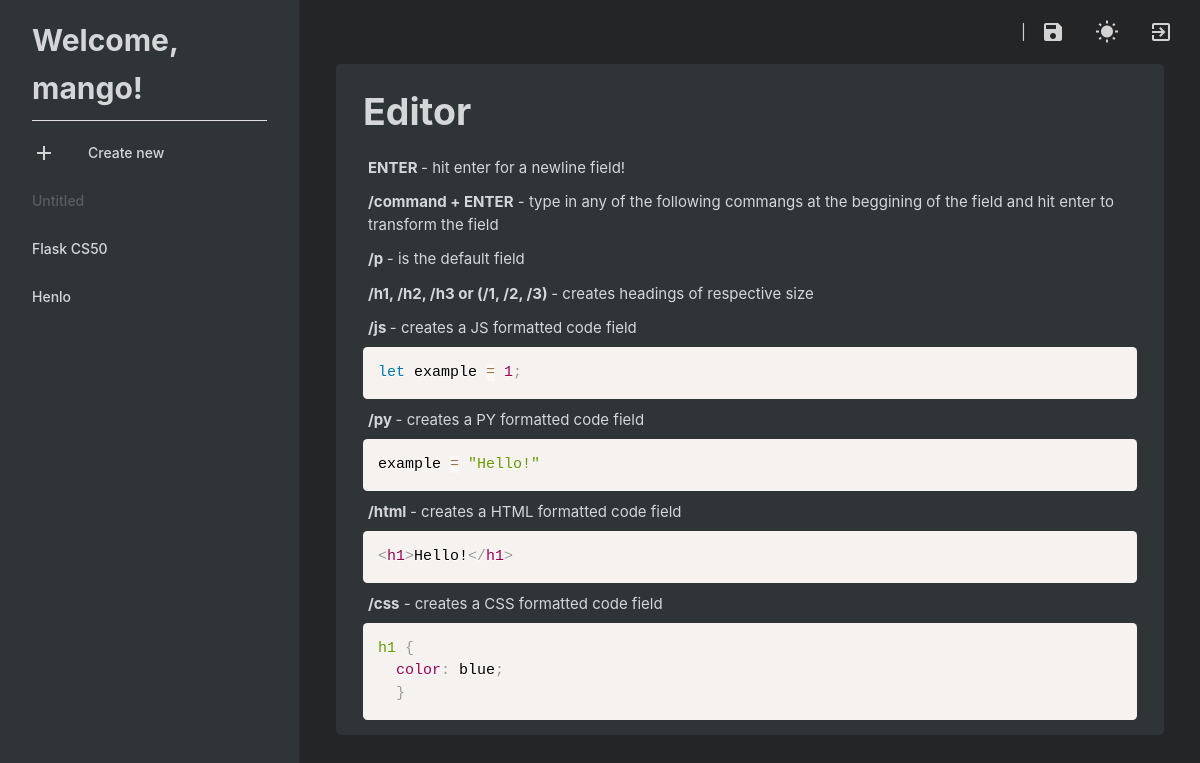
The page /editor/ (signed in) on the database as committed earlier.
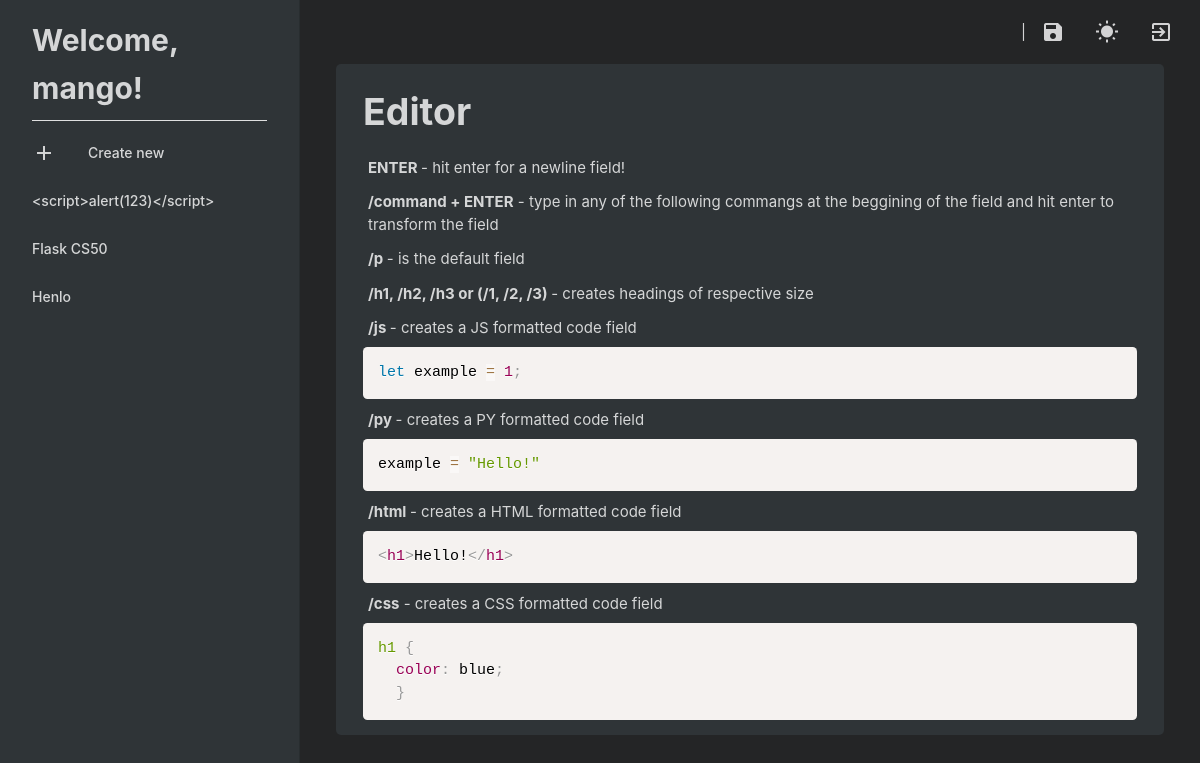
The same page on the database as committed later.
### tables this page shows
CREATE TABLE post (
  id INTEGER PRIMARY KEY AUTOINCREMENT,
  author_id INTEGER NOT NULL,
  created TIMESTAMP NOT NULL DEFAULT CURRENT_TIMESTAMP,
  title TEXT,
  body TEXT,
  FOREIGN KEY (author_id) REFERENCES user (id)
);

### app/editor.py (the view)
@bp.route('/')
@login_required
def index():
    db = get_db()
    posts = db.execute(
        'SELECT p.id, title, body, created, author_id, username'
        ' FROM post p JOIN user u ON p.author_id = u.id'
        ' WHERE p.author_id = ?'
        ' ORDER BY created DESC',
        str(g.user['id'])
    ).fetchall()
    return render_template('editor/index.html', posts=posts)

### app/auth.py (called while the page is built)
def login_required(view):
    @functools.wraps(view)
    def wrapped_view(**kwargs):
        if g.user is None:
            return redirect(url_for('auth.login'))
        return view(**kwargs)
    return wrapped_view

@bp.before_app_request
def load_logged_in_user():
    user_id = session.get('user_id')
    if user_id is None:
        g.user = None
    else:
        g.user = get_db().execute(
            'SELECT * FROM user WHERE id = ?', (user_id,)
        ).fetchone()

### app/db.py (called while the page is built)
def get_db():
    if 'db' not in g:
        g.db = sqlite3.connect(
            current_app.config['DATABASE'],
            detect_types=sqlite3.PARSE_DECLTYPES
        )
        g.db.row_factory = sqlite3.Row
    return g.db

### app/templates/editor/index.html (shortened to what this page needs)
{% extends 'layout.html' %} {% block sidenav %}
<li>
  <a class="waves-effect" href="{{ url_for('editor.create') }}">
    <i class="material-icons">add</i>
    Create new
  </a>
</li>
{% for p in posts %}
<li>
  <a class="waves-effect" placeholder="Untitled" href="{{ url_for('editor.open', id=p['id']) }}"
    >{{ p['title'] or '' }}</a
  >
</li>
{% endfor %} {% endblock %}
{% block main %}
<div class="main">
  <div id="md-content" class="my-container">
    <div
    id="title"
    class="title"
    contenteditable="true"
    placeholder="A story begins with a title.">Editor</div>
    <div contenteditable="true" placeholder="/command" class="field"><b>ENTER </b>- hit enter for a newline field!</div>
    <div contenteditable="true" placeholder="/command" class="field"><b>/command + ENTER</b> - type in any of the following commangs at the beggining of the field and hit enter to transform the field</div>
    <div contenteditable="true" placeholder="/command" class="field"><b>/p </b>- is the default field</div><div contenteditable="true" placeholder="/command" class="field"><b>/h1, /h2, /h3 or (/1, /2, /3) </b>- creates headings of respective size</div>
    <div contenteditable="true" placeholder="/command" class="field"><b>/js </b>- creates a JS formatted code field</div>
    <div contenteditable="true" placeholder="/command" class="field code language-javascript"> </div>
    <div contenteditable="true" placeholder="/command" class="field"><span style="font-weight: bolder;">/py </span>- creates a PY formatted code field</div>
    <div contenteditable="true" placeholder="/command" class="field code language-python">example <span class="token operator">=</span> <span class="token string">"Hello!"</span></div>
    <div contenteditable="true" placeholder="/command" class="field"><span style="font-weight: bolder;">/html </span>- creates a HTML formatted code field</div>
    <div contenteditable="true" placeholder="/command" class="field code language-html"></div>
    <div contenteditable="true" placeholder="/command" class="field"><span style="font-weight: bolder;">/css</span> - creates a CSS formatted code field</div>
    <div contenteditable="true" placeholder="/command" class="field code language-css"><span class="token selector">h1</span> <span class="token punctuation">{</span>
  <span class="token punctuation">}</span></div>
</div>
  {% endblock %}

Rows that differ between the two databases and show on the page:
changed post: title (not shown) → "<script>alert(123)</script>"
